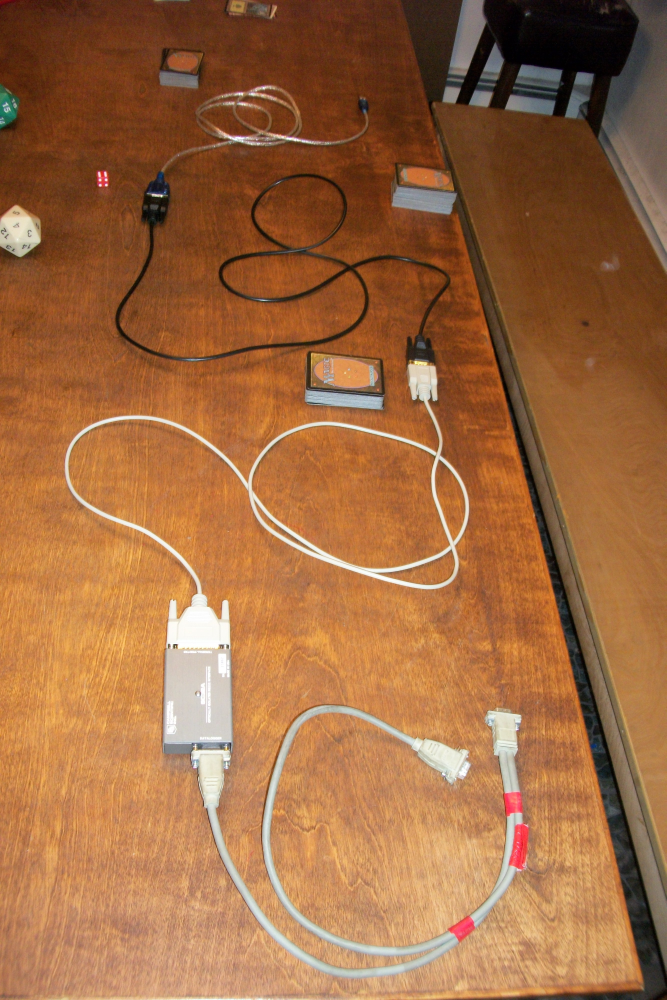
#> input picture measurements/img/cable.jpg, 2666 x 4000 px (shown at 1/4 size)
$ python -i testtools.py   (imports and definitions only)   (Python 2 division)
#> lines starting #> are read from the running program, lines starting #| are printed output that depends on the picture
from __future__ import division

import tablib
from math import pi

# csv.reader and tablib aren't smart enough to read in numbers as numbers.
# Therefore, I map this over the strings in the rows spat out by csv.reader.
# [28 lines left out: functions str2num, import_raw_data, not called in this run]

def unique(col):
    return list(set(col))


# Time is kept in two ints: one of the form hhmm, and the other in s.
# This function converts those to absolute seconds, and rebuilds the
# table appropriately.
def hms_to_s(data):
    # This bit here converts hhmm to seconds and adds to s.
    # It doesn't account for changes in the julian days.
    # Just don't test @ midnight, I guess.
    def convert(hourmin, sec):
        return 60*(hourmin%100) + sec + 3600*(hourmin//100 )

    def sieve(st):
        return (st != 'hourmin') and (st != 'sec')

    sec = map(lambda t: convert(t[0], t[1]),
                   zip(data['hourmin'], data['sec']))

    new_data = zip(sec, *map( lambda h: data[h],
                               filter(sieve, data.headers) ))
    new_headers = ['sec']+filter(sieve, data.headers)
    return tablib.Dataset(*new_data, headers=new_headers)


# [65 lines left out: functions tab_filter, tab_pprint, tab_plot, relative_time, not called in this run]


#A class of tools for splitting data up
class Splitters(object):

    #You change your mind like a girl changes clothes!
    # [28 lines left out: functions hot_and_cold, manual, not called in this run]


def linreg(data, xheader = 'sec', yheader = 'needletemp' ):
    from numpy import polyfit, log
    return polyfit(log(data[xheader][1:]), data[yheader][1:], 1)


# [12 lines left out: function q, not called in this run]


def heating_curve(data, q):
    const = linreg(data)[0]
    return q/4.0/pi/float(const)


def cooling_curve(cool_data, q):
    const = linreg(cool_data)[0]
    return -q/4/pi/float(const)


#applies mcgaw cooling curve.
# [36 lines left out: functions mcgaw, lachenbruch, not called in this run]

>>> import cv2
>>> picture = cv2.imread('img/cable.jpg', cv2.IMREAD_GRAYSCALE)
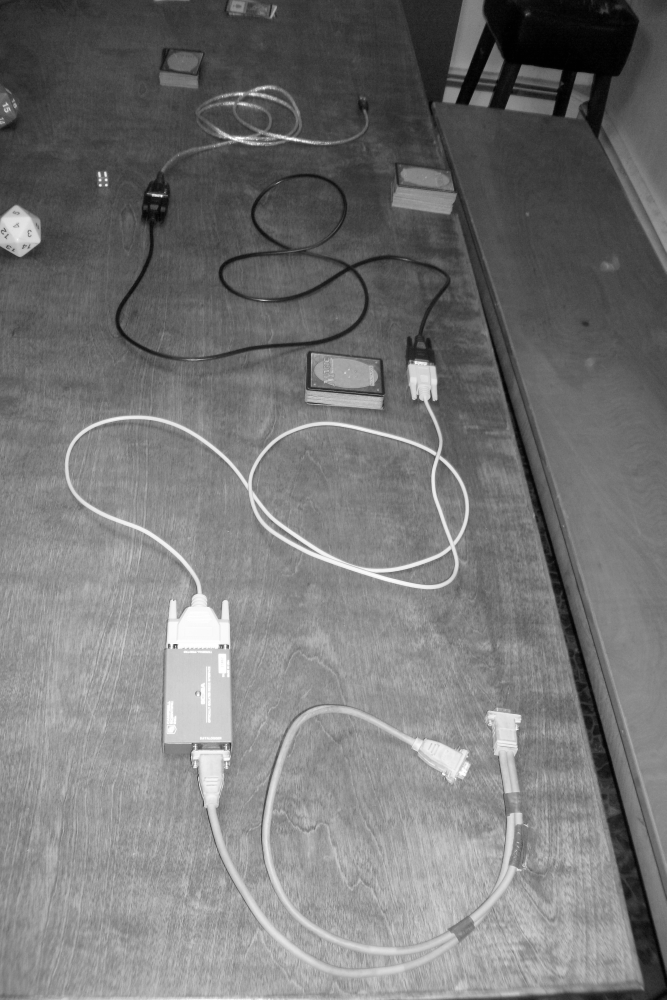
#> picture: shape (4000, 2666) (shown at 1/4 size); min 0, max 255, mean 117.4
#> (the run stopped early here; a loop or call above may not have finished)

$ run again, on measurements/img/equipment.jpg
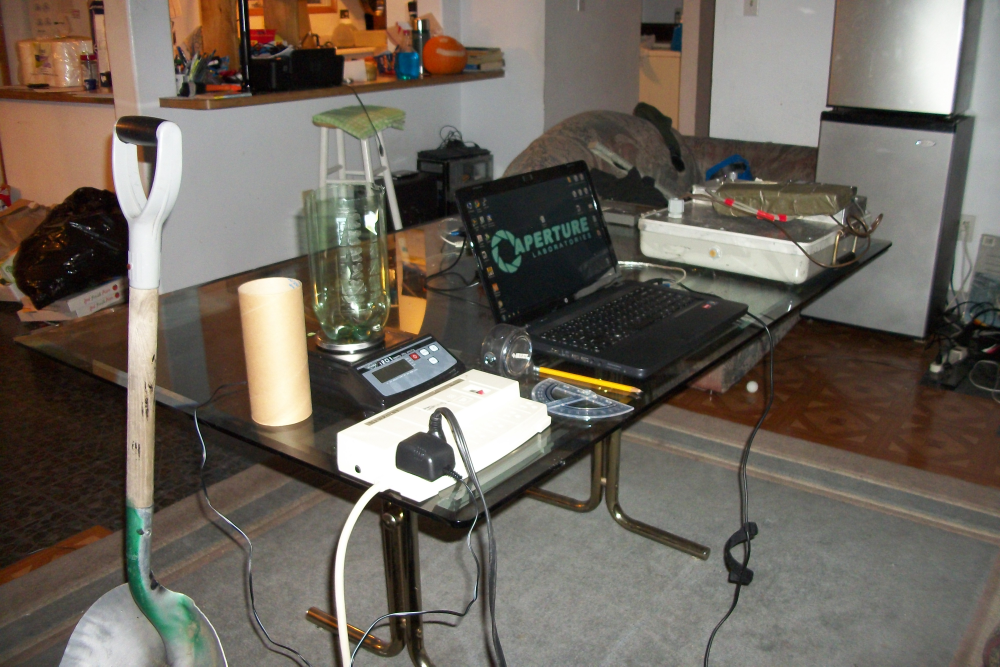
#> input picture measurements/img/equipment.jpg, 4000 x 2666 px (shown at 1/4 size)
#> `picture = cv2.imread('img/cable.jpg', cv2.IMREAD_GRAYSCALE)`:
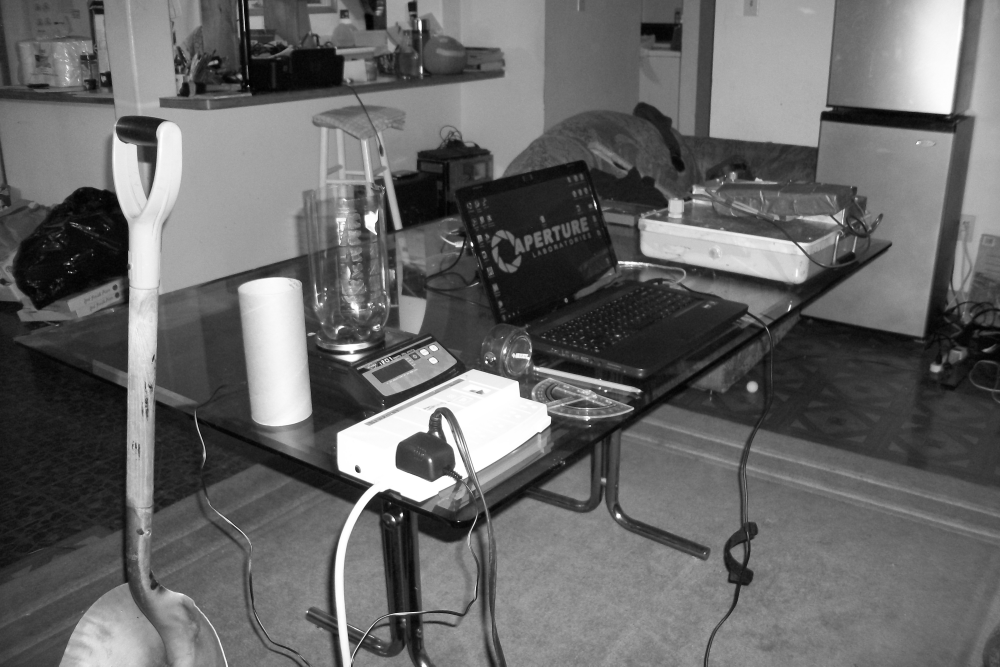
#> picture: shape (2666, 4000) (shown at 1/4 size); min 0, max 255, mean 103.1

$ run again, on measurements/img/insitu_location.jpg
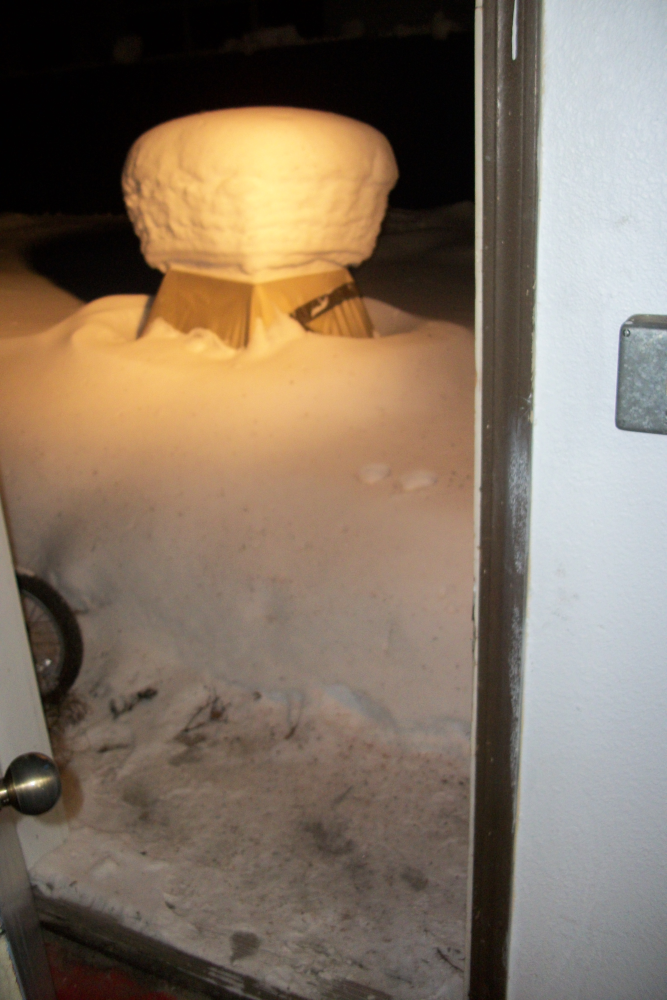
#> input picture measurements/img/insitu_location.jpg, 2666 x 4000 px (shown at 1/4 size)
#> `picture = cv2.imread('img/cable.jpg', cv2.IMREAD_GRAYSCALE)`:
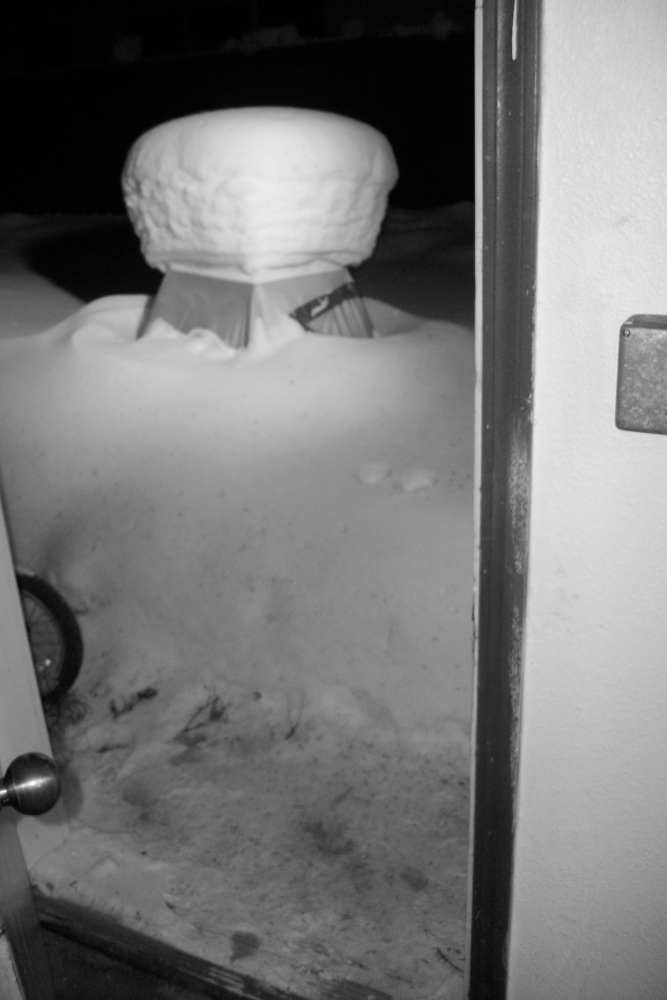
#> picture: shape (4000, 2666) (shown at 1/4 size); min 0, max 255, mean 117.8

$ run again, on measurements/img/snowpack.jpg
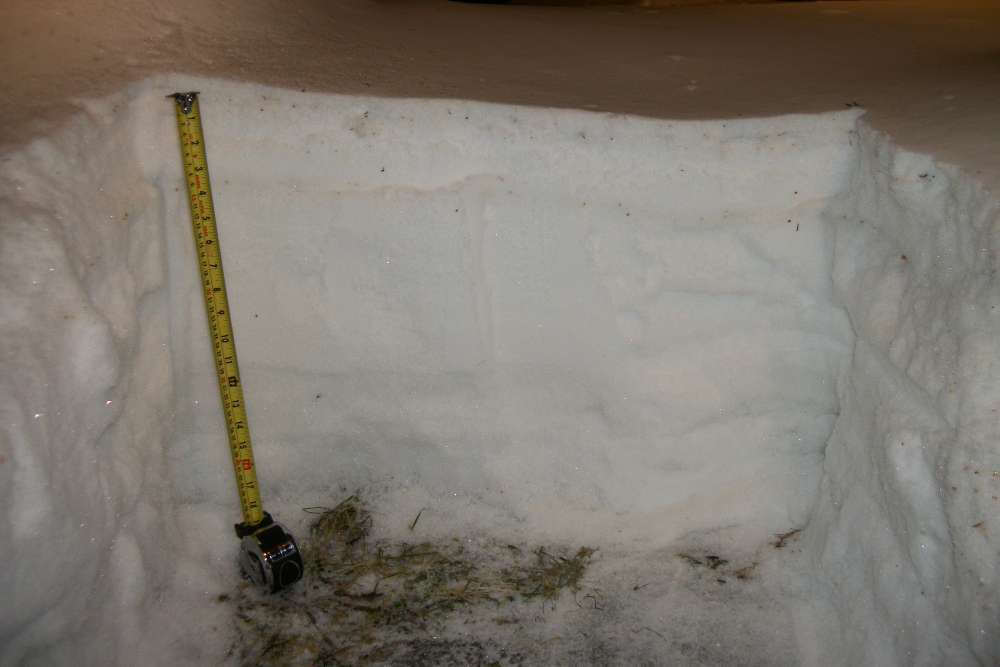
#> input picture measurements/img/snowpack.jpg, 4000 x 2666 px (shown at 1/4 size)
#> `picture = cv2.imread('img/cable.jpg', cv2.IMREAD_GRAYSCALE)`:
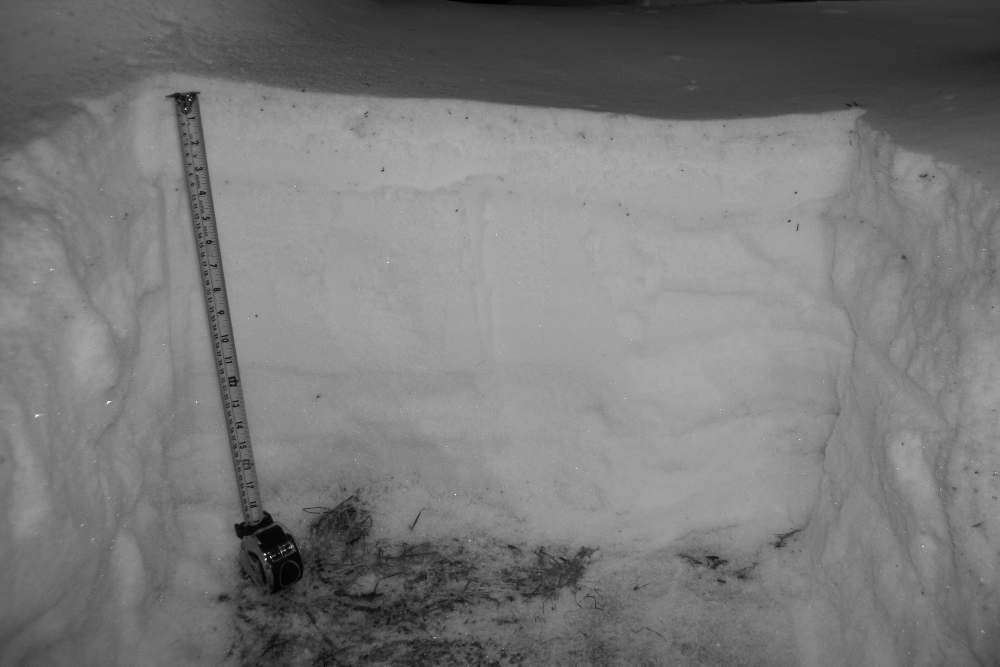
#> picture: shape (2666, 4000) (shown at 1/4 size); min 0, max 255, mean 120.6
